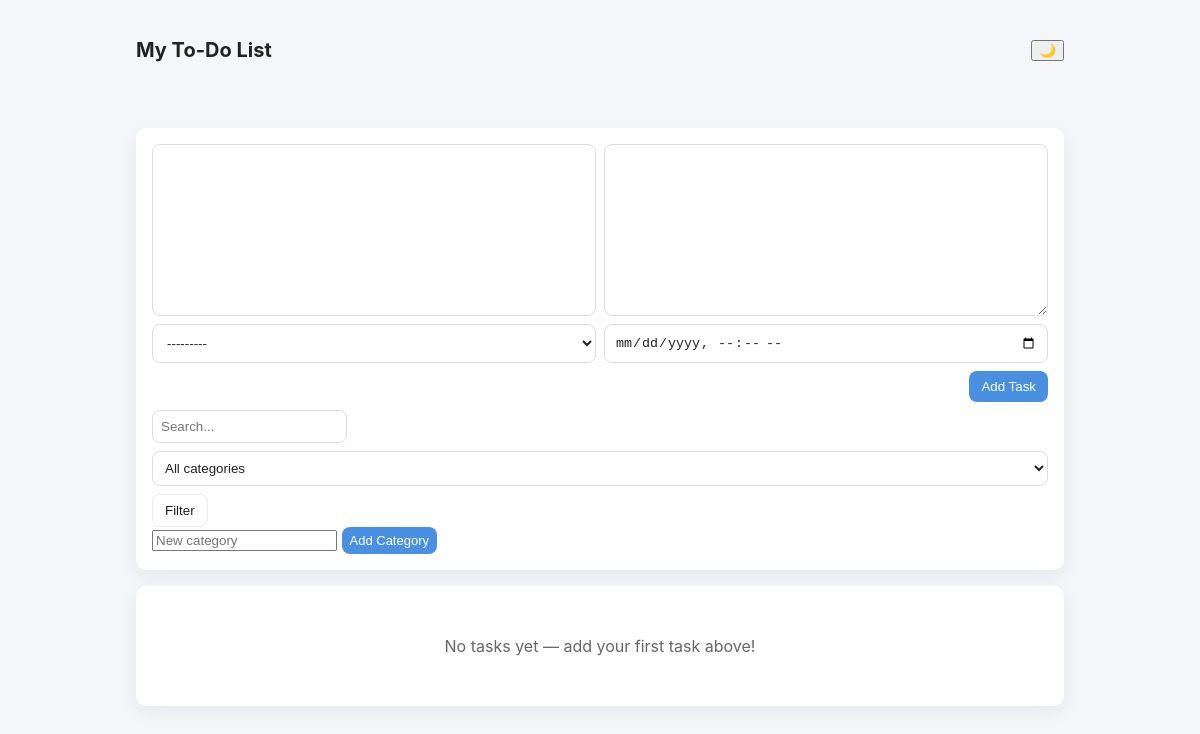
/, run on an earlier commit of the app's database.
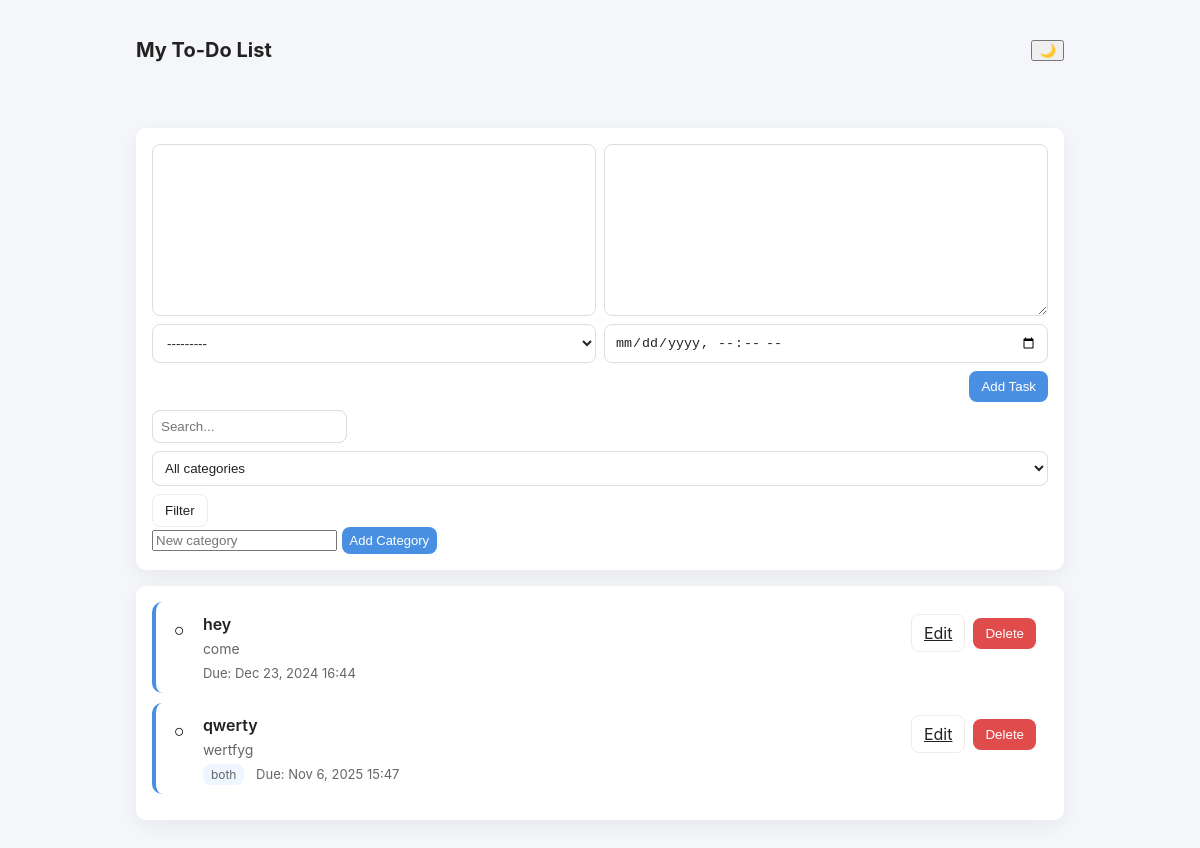
And on a later commit of the database.
### todo/models.py (models this page shows, shortened)
class Task(models.Model):
    title = models.CharField(max_length=255)
    description = models.TextField(blank=True)
    category = models.ForeignKey(Category, null=True, blank=True, on_delete=models.SET_NULL, related_name='tasks')
    completed = models.BooleanField(default=False)
    due_date = models.DateTimeField(null=True, blank=True)
    created_at = models.DateTimeField(auto_now_add=True)
    updated_at = models.DateTimeField(auto_now=True)
    class Meta:
        ordering = ['completed', 'due_date', '-created_at']

class Category(models.Model):
    name = models.CharField(max_length=50, unique=True)
    class Meta:
        ordering = ['name']
    def __str__(self):
        return self.name

### todo/views.py (the view)
# urls.py: path('', views.index, name='home'),
def index(request):
    q = request.GET.get('q', '')
    category = request.GET.get('category', '')
    tasks = Task.objects.all()
    if q:
        tasks = tasks.filter(title__icontains=q)
    if category:
        tasks = tasks.filter(category__id=category)
    categories = Category.objects.all().order_by('name')
    if request.method == "POST":
        form = TaskForm(request.POST)
        if form.is_valid():
            form.save()
            return redirect('home')
    else:
        form = TaskForm()
    context = {
        'tasks': tasks,
        'form': form,
        'categories': categories,
        'q': q,
        'current_category': category,
    }
    return render(request, 'index.html', context)

### todo/forms.py
class TaskForm(forms.ModelForm):
    due_date = forms.DateTimeField(
        required=False,
        widget=forms.DateTimeInput(attrs={'type': 'datetime-local'}),
        input_formats=['%Y-%m-%dT%H:%M']
    )
    class Meta:
        model = Task
        fields = ['title', 'description', 'category', 'due_date']

### todo/templates/index.html (shortened to what this page needs)
{% load static %}
<!DOCTYPE html>
<html lang="en">
<head>
  <link rel="stylesheet" href="{% static 'styles.css' %}">
</head>
<body>
  <header class="topbar">
    <div class="container">
      <h1>My To-Do List</h1>
      <div class="controls">
        <button id="theme-toggle" aria-label="toggle theme">🌙</button>
      </div>
    </div>
  </header>
  <main class="container">
    <section class="add-section card">
      <form method="POST" class="add-form">
        {{ form.title }}
        {{ form.description }}
        {{ form.category }}
        {{ form.due_date }}
        <button type="submit" class="btn">Add Task</button>
      </form>
      <form method="GET" class="filter-form">
        <input name="q" placeholder="Search..." value="{{ q }}">
        <select name="category">
          <option value="">All categories</option>
        </select>
        <button class="btn ghost">Filter</button>
      </form>
      <form method="POST" action="{% url 'add_category' %}" class="inline">
        <input name="name" placeholder="New category">
        <button class="btn small">Add Category</button>
      </form>
    </section>
    <section class="tasks card">
      <ul class="task-list">
        {% for task in tasks %}
          <li class="task-item {% if task.completed %}done{% endif %}">
            <div class="left">
              <form method="POST" action="{% url 'toggle' task.id %}">
                <button class="checkbox" title="toggle complete" aria-label="toggle complete">
                  {% if task.completed %}✔{% else %}○{% endif %}
                </button>
              </form>
              <div class="meta">
                <div class="title">{{ task.title }}</div>
                {% if task.description %}
                  <div class="description">{{ task.description|linebreaksbr }}</div>
                {% endif %}
                <div class="small">
                  {% if task.category %}<span class="chip">{{ task.category.name }}</span>{% endif %}
                  {% if task.due_date %}<span>Due: {{ task.due_date|date:"M j, Y H:i" }}</span>{% endif %}
                </div>
              </div>
            </div>
            <div class="actions">
              <a class="btn ghost" href="{% url 'edit' task.id %}">Edit</a>
              <form method="POST" action="{% url 'delete' task.id %}" style="display:inline;">
                <button class="btn danger" title="Delete">Delete</button>
              </form>
            </div>
          </li>
        {% empty %}
          <p class="empty">No tasks yet — add your first task above!</p>
        {% endfor %}
      </ul>
    </section>
  </main>
</body>
</html>

What changed in the data, as far as the page shows it:
added Task: title "hey", description "come", due_date "Dec 23, 2024 16:44"
added Task: title "qwerty", description "wertfyg", category.name "both", due_date "Nov 6, 2025 15:47"
Also different on the page:
text no longer shown: "No tasks yet — add your first task above!"
